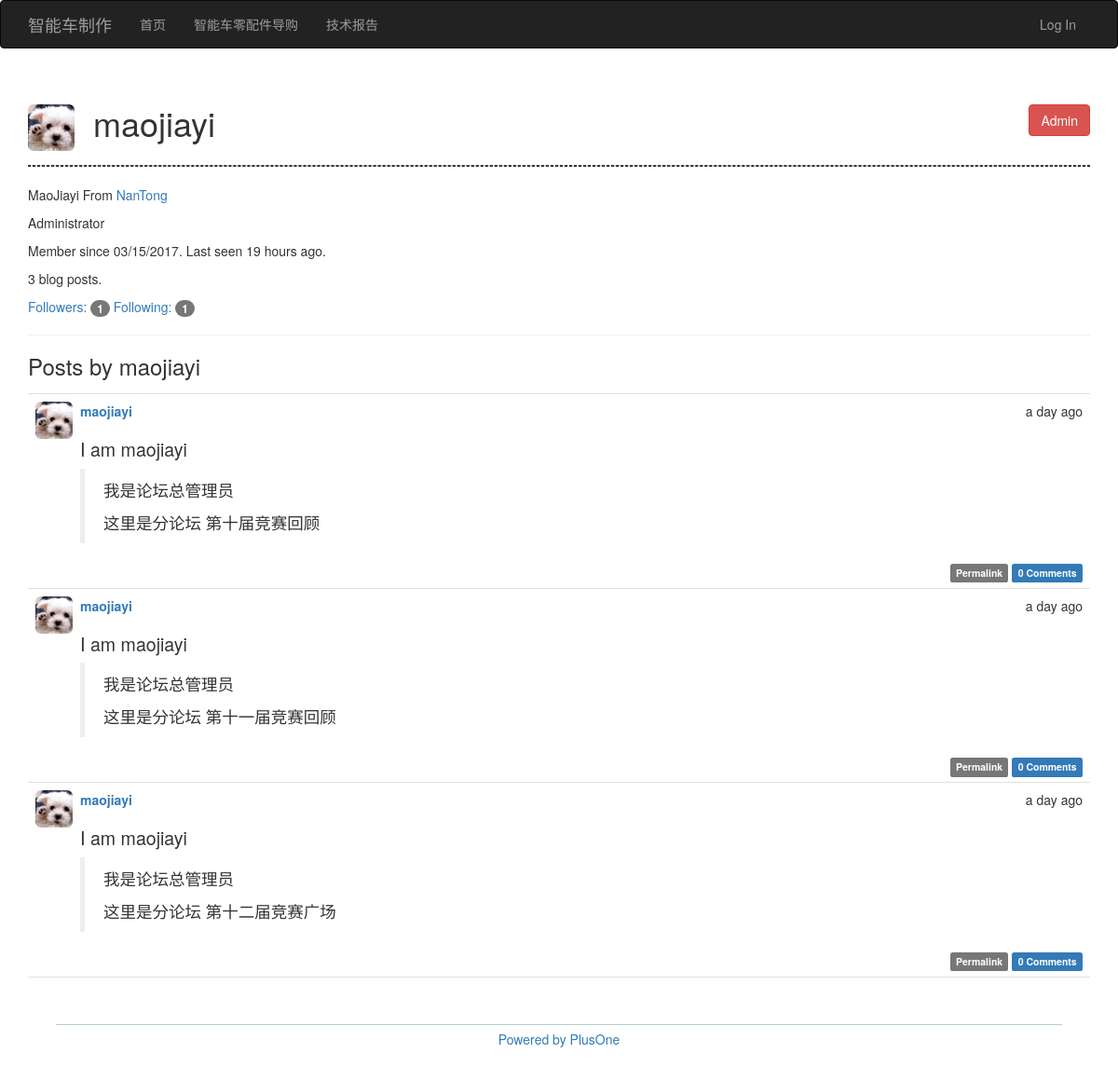
Before: /user/maojiayi with the older database file.
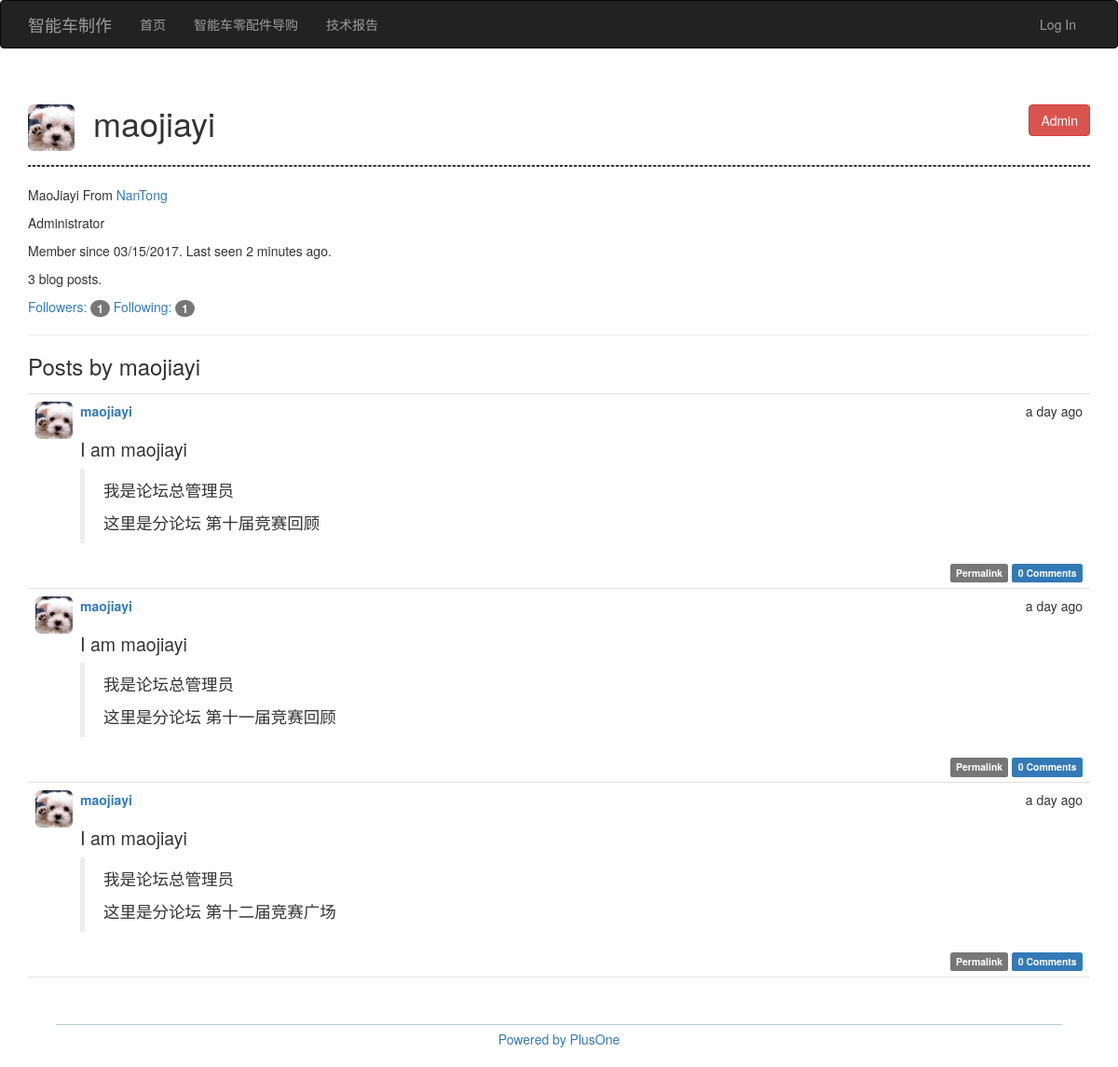
After: the same page with the newer database file.
### app/models.py (models this page shows, shortened)
class User(db.Model, UserMixin):
    __tablename__='users'
    id=db.Column(db.Integer, primary_key=True)
    username=db.Column(db.String(64), unique=True, index=True)
    role_id=db.Column(db.Integer, db.ForeignKey('roles.id'))
    password_hash=db.Column(db.String(128))
    email=db.Column(db.String(64), unique=True, index=True)
    confirmed=db.Column(db.Boolean, default=False)
    name=db.Column(db.String(64))
    location=db.Column(db.String(64))
    about_me=db.Column(db.Text())
    member_since=db.Column(db.DateTime(), default=datetime.utcnow())
    last_seen=db.Column(db.DateTime(), default=datetime.utcnow())
    posts=db.relationship('Post', backref='author', lazy='dynamic')
    forum_id=db.Column(db.Integer, db.ForeignKey('forums.id'))
    followed=db.relationship('Follow', foreign_keys=[Follow.follower_id], backref=db.backref('follower', lazy='joined'), lazy='dynamic', cascade='all, delete-orphan')
    followers=db.relationship('Follow', foreign_keys=[Follow.followed_id], backref=db.backref('followed', lazy='joined'), lazy='dynamic', cascade='all, delete-orphan')
    comments = db.relationship('Comment', backref='author', lazy='dynamic')
    def can(self, permissions):
        return self.role is not None and \
            (self.role.permissions & permissions)==permissions
    def is_administrator(self):
        return self.can(Permission.ADMINISTER)
    @property
    def password(self):
        raise AttributeError('password is not a readable attribute')

### app/main/views.py (the view)
@main.route('/user/<username>')
def user(username):
    user=User.query.filter_by(username=username).first()
    if user is None:
        abort(403)
    posts = user.posts.order_by(Post.timestamp.desc()).all()
    return render_template('user.html', user=user, posts=posts, subforum=None)

### app/auth/views.py (called while the page is built)
@auth.before_app_request
def before_request():
    if current_user.is_authenticated:
        current_user.ping()
        if not current_user.confirmed \
            and request.endpoint[:5]!='auth.':
            return redirect(url_for('auth.unconfirmed'))

### app/main/__init__.py (called while the page is built)
@main.app_context_processor
def inject_permissions():
    return dict(Permission=Permission)

### app/models.py (called while the page is built)
    def can(self, permissions):
        return False

    def is_administrator(self):
        return False

### app/templates/user.html (shortened to what this page needs)
{% extends "base.html" %}
{% block page_content %}
<div class="page-header">
    <div style="margin-bottom:25px;">
        <img class="img-rounded profile-thumbnail" src="../static/plusone.png" width="50" height="50" style="float:left;">
        <h1 style=" margin-left:70px">
            {{ user.username }}
            {% if user.is_administrator() %}
            <button class="btn btn-danger" style="float:right">Admin</button>
            {% elif user.subforum!=None %}
            <a href="{{ url_for('note.subforum', id=user.subforum.id) }}"><button class="btn btn-danger" style="float:right">Moderator of {{ user.subforum.name }}</button></a>
            {% endif %}
        </h1>
    </div>
    <hr style="border:1px dashed" color="#DDDDDD">
    {% if user.name or user.location %}
    <p>
        {% if user.name %}{{ user.name }}{% endif %}
        {% if user.location %}
            From <a href="http://maps.google.com/?q={{ user.location }}">
                {{ user.location }}
            </a>
        {% endif %}
    </p>
    {% endif %}
    {% if user.about_me %}<p>{{ user.about_me }}</p>{% endif %}
    <p>
        Member since {{ moment(user.member_since).format('L') }}.
        Last seen {{ moment(user.last_seen).fromNow() }}.
    </p>
    <p>{{ user.posts.count() }} blog posts.</p>
    <p>
    <a href="{{ url_for('.followers', username=user.username) }}">
        Followers: <span class="badge">{{ user.followers.count()-1 }}</span>
    </a>
    <a href="{{ url_for('.followed_by', username=user.username) }}">
        Following: <span class="badge">{{ user.followed.count()-1 }}</span>
    </a>
    </p>
</div>
<h3>Posts by {{ user.username }}</h3>
{% include '_posts.html' %}
{% endblock %}

Changed rows visible on the page:
changed User "maojiayi": last_seen "19 hours ago" → "2 minutes ago"
